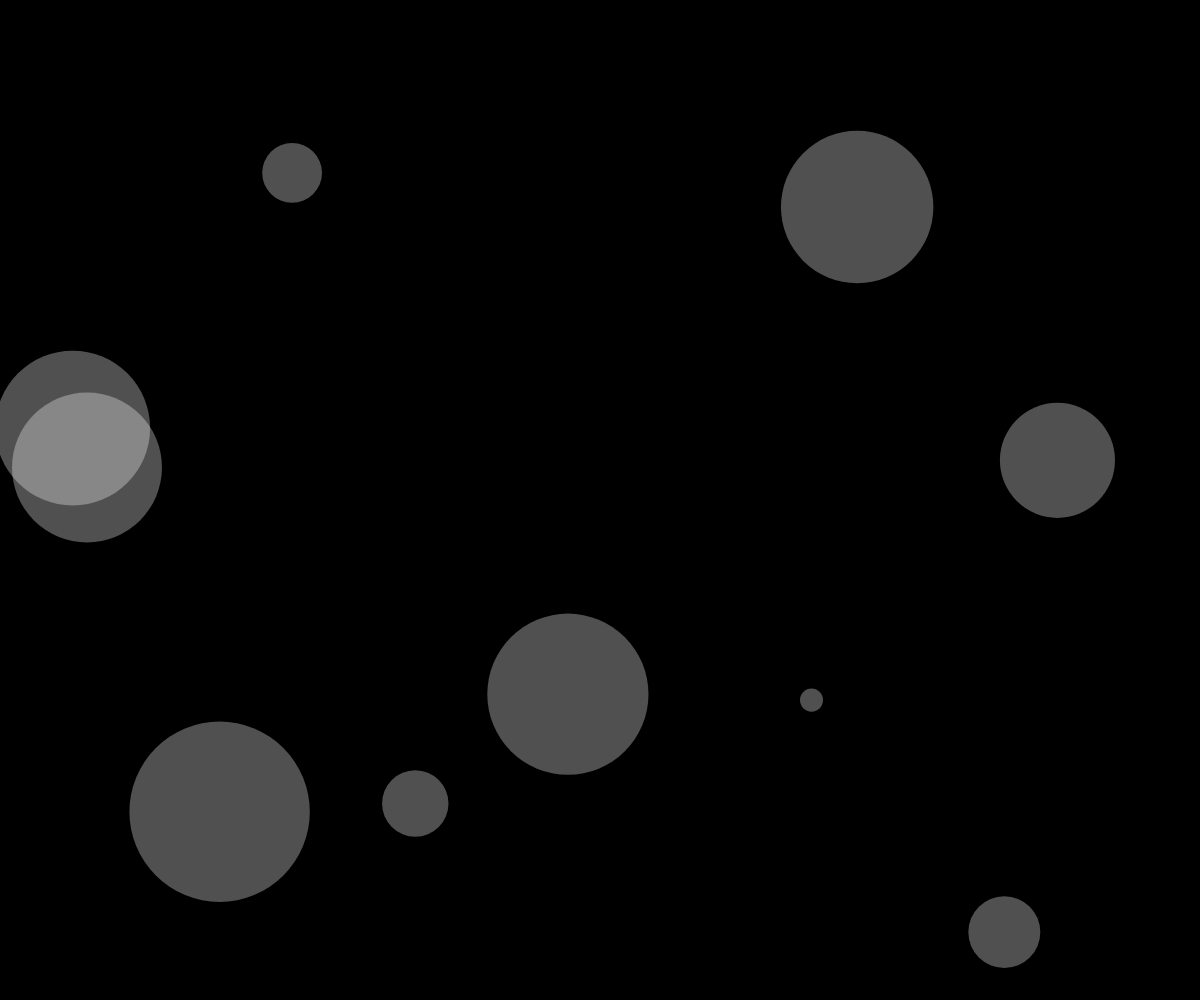
Frame 1 (no input)
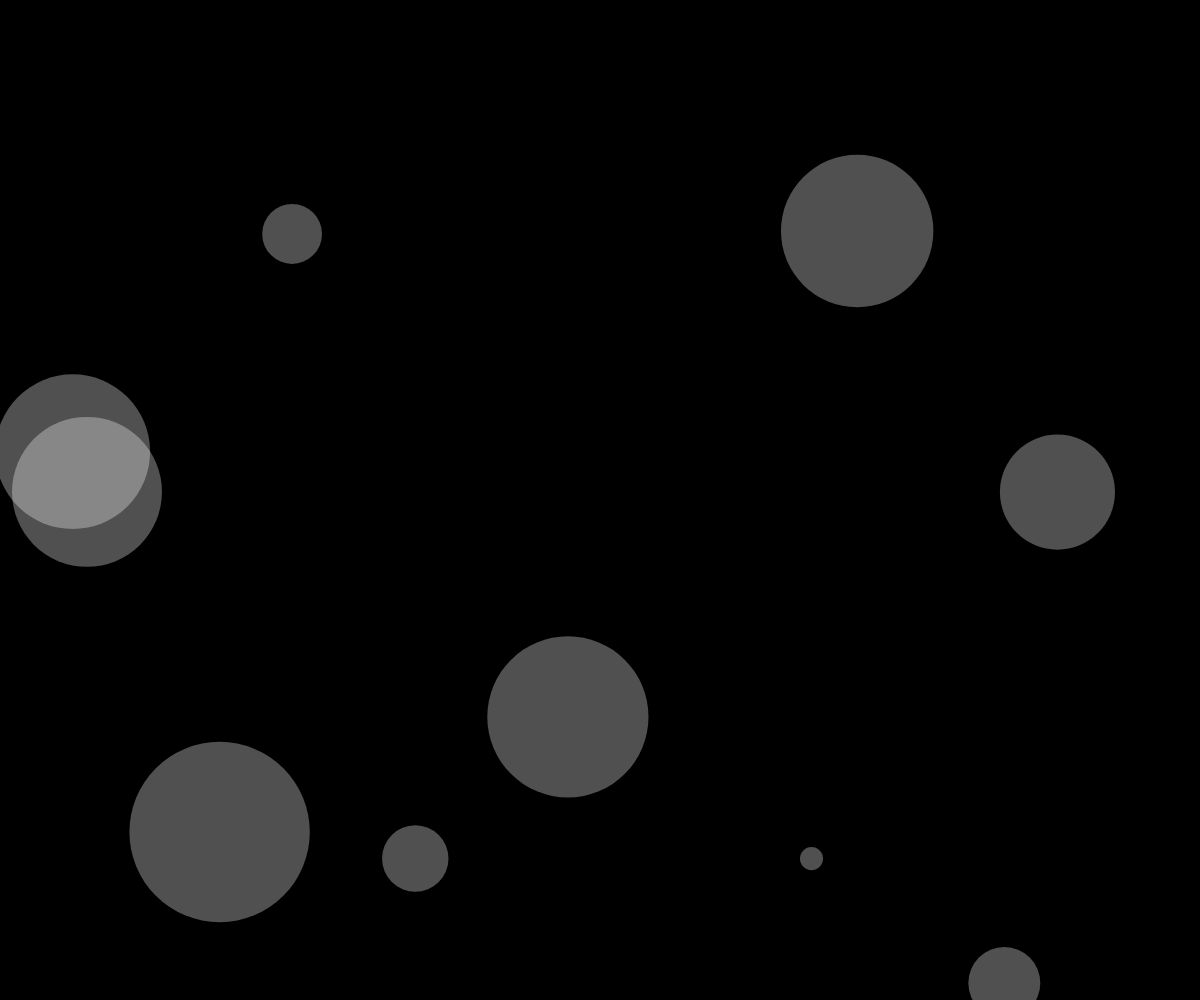
Frame 60 (no input)
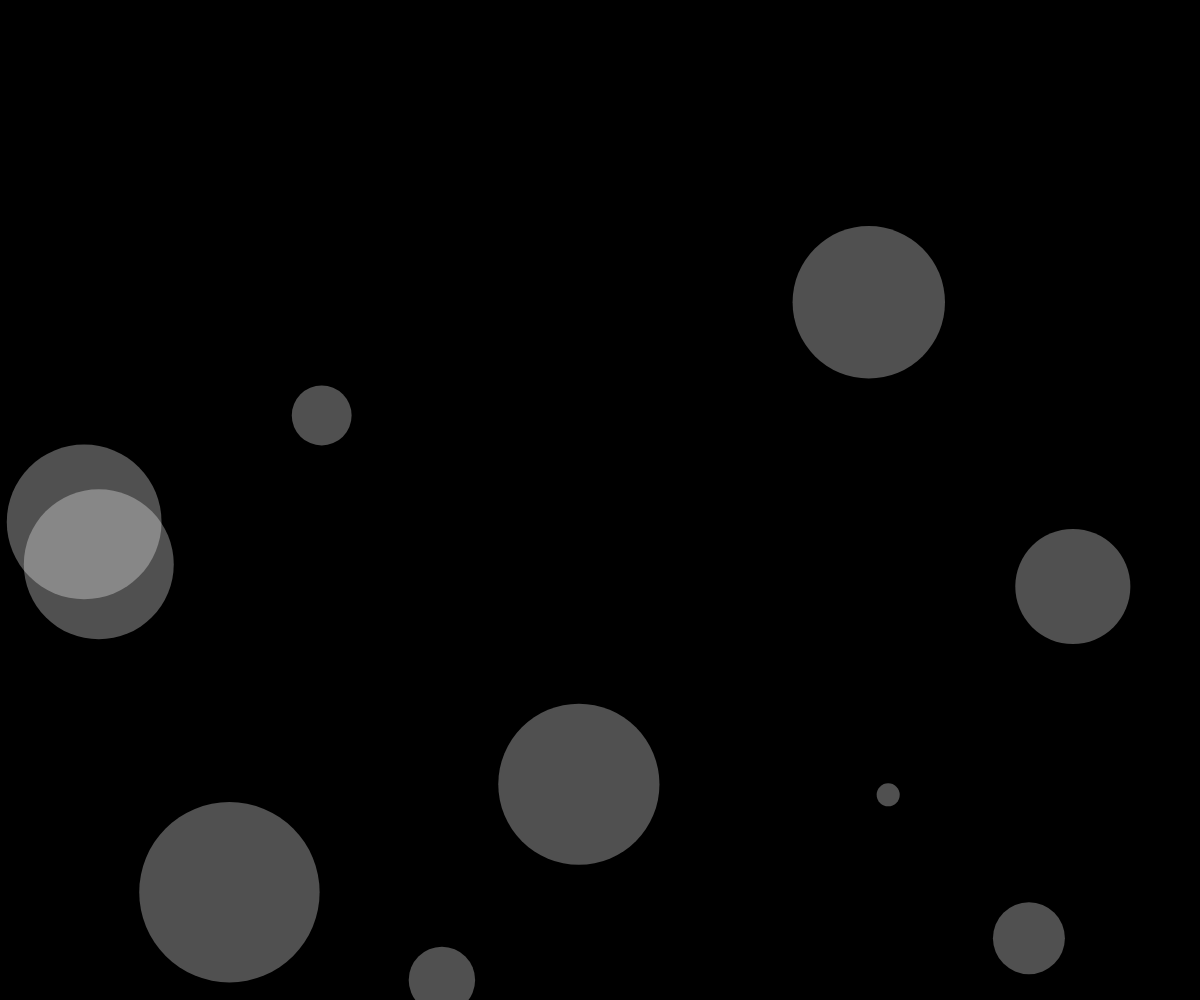
Frame 120 (the mouse pressed at the canvas centre since frame 60)

The p5.js sketch that drew these frames (run headless with seeded random() and noise() and a simulated clock; from frame 60 on, the mouse is pressed at the canvas centre):

// p5.js sketch
// ── sketch.js
let movers = [];

function setup() {
  createCanvas(windowWidth, windowHeight);
  for (let i = 0; i < 10; i++) {
    let mover = new Mover(random(width), random(height), random(1, 20));
    movers.push(mover);
  }
}

function draw() {
  background(0);
  for (let mover of movers) {
    let gravity = createVector(0, 0.2);
    mover.applyForce(gravity);
    mover.update();
    mover.show();
    mover.checkEdges();
    if (mouseIsPressed) {
      let wind = createVector(0.1, 0);
      mover.applyForce(wind);
    }
  }
}

// ── mover.js
class Mover {
  constructor(x, y, mass) {
    this.position = createVector(x, y);
    this.velocity = createVector();
    this.acceleration = createVector(0, 0);
    this.mass = mass;
  }

  applyForce(force) {
    let f = p5.Vector.div(force, this.mass);
    this.acceleration.add(f);
  }

  update() {
    this.velocity.add(this.acceleration);
    this.position.add(this.velocity);
    this.acceleration.mult(0);
  }
  show() {
    noStroke();
    fill(255, 80);
    circle(this.position.x, this.position.y, this.mass * 10);
  }

  checkEdges() {
    if (this.position.x > width) {
      this.position.x = width;
      this.velocity.x *= -1;
    } else if (this.position.x < 0) {
      this.velocity.x *= -1;
      this.position.x = 0;
    }
    if (this.position.y > height) {
      this.velocity.y *= -1;
      this.position.y = height;
    }
  }
}
